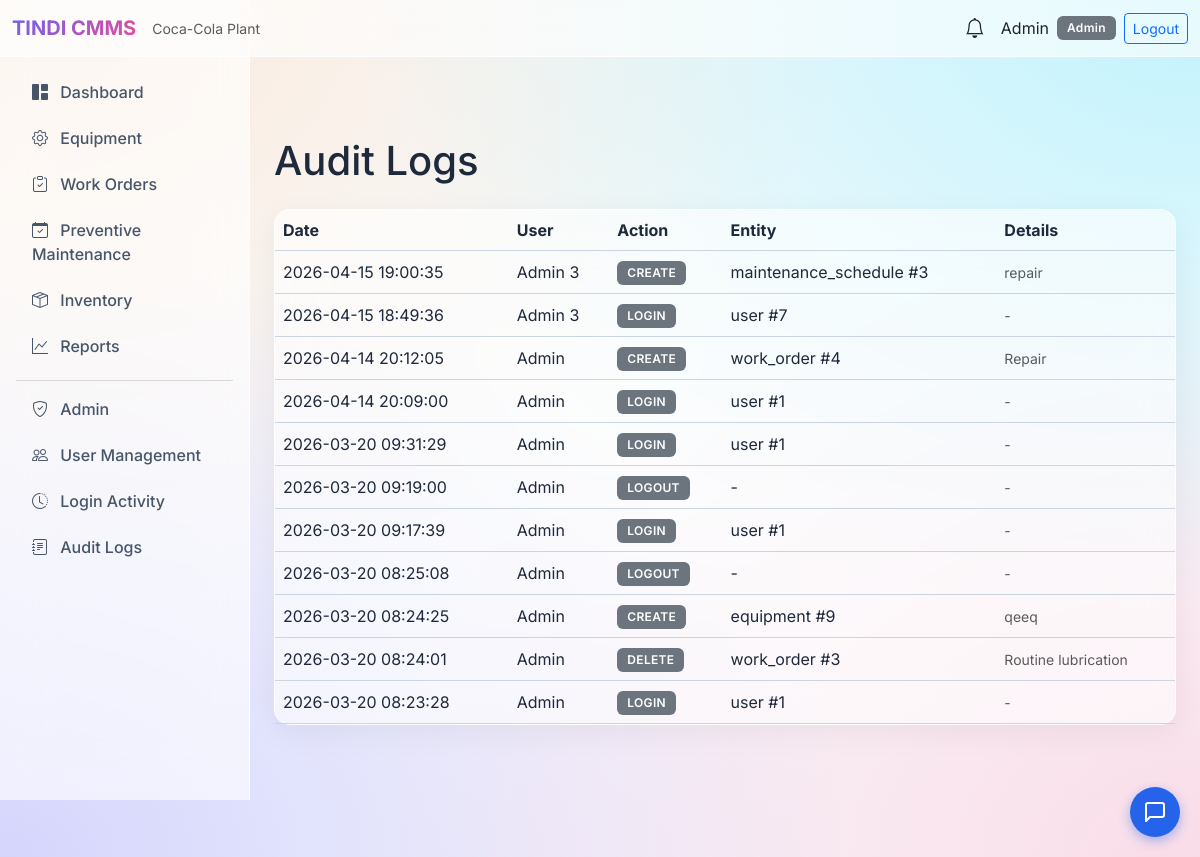
Screenshot of /audit-logs (signed in) with the database file from the repository.
### tables this page shows
CREATE TABLE users (
    id INTEGER PRIMARY KEY AUTOINCREMENT,
    name TEXT NOT NULL,
    email TEXT UNIQUE NOT NULL,
    password_hash TEXT NOT NULL,
    role TEXT NOT NULL CHECK(role IN ('Admin', 'Maintenance Manager', 'Technician', 'Store Manager')),
    is_active INTEGER DEFAULT 1,
    created_at TIMESTAMP DEFAULT CURRENT_TIMESTAMP,
    updated_at TIMESTAMP DEFAULT CURRENT_TIMESTAMP
, last_login TIMESTAMP, password TEXT);

CREATE TABLE audit_logs (
    id INTEGER PRIMARY KEY AUTOINCREMENT,
    user_id INTEGER,
    action TEXT NOT NULL,
    entity_type TEXT,
    entity_id INTEGER,
    old_value TEXT,
    new_value TEXT,
    ip_address TEXT,
    created_at TIMESTAMP DEFAULT CURRENT_TIMESTAMP,
    FOREIGN KEY (user_id) REFERENCES users(id)
);

### app/routes/audit_routes.py (the view)
@audit_bp.route('/audit-logs')
@login_required
@role_required('Admin')
def audit_logs():
    logs = get_recent(limit=200)
    return render_template('audit/list.html', logs=logs)

### app/models/audit_log.py (called while the page is built, shortened)
def get_recent(limit=100, user_id=None):
    return execute_query(
        """SELECT al.*, u.name as user_name FROM audit_logs al
           LEFT JOIN users u ON al.user_id = u.id
           ORDER BY al.created_at DESC LIMIT ?""",
        (limit,), fetch_all=True
    )

### app/models/notification.py (called while the page is built)
def get_unread(user_id):
    return execute_query(
        "SELECT * FROM notifications WHERE user_id = ? AND is_read = 0 ORDER BY created_at DESC",
        (user_id,), fetch_all=True
    )

### app/models/user.py (called while the page is built)
def get_by_id(user_id):
    return execute_query(
        "SELECT id, name, email, role, is_active FROM users WHERE id = ?",
        (user_id,), fetch_one=True
    )

### app/routes/auth_routes.py (called while the page is built)
def login_required(f):
    @wraps(f)
    def decorated(*args, **kwargs):
        if 'user_id' not in session:
            flash('Please log in to access this page.', 'warning')
            return redirect(url_for('auth.login'))
        return f(*args, **kwargs)
    return decorated

def role_required(*allowed_roles):
    def decorator(f):
        @wraps(f)
        def decorated(*args, **kwargs):
            if 'user_id' not in session:
                flash('Please log in.', 'warning')
                return redirect(url_for('auth.login'))
            user = get_by_id(session['user_id'])
            if not user or user['role'] not in allowed_roles:
                flash('Access denied. Insufficient permissions.', 'danger')
                return redirect(url_for('main.dashboard'))
            return f(*args, **kwargs)
        return decorated
    return decorator

### database/db.py (called while the page is built)
def get_connection():
    conn = sqlite3.connect(DATABASE)
    conn.row_factory = sqlite3.Row
    conn.execute("PRAGMA foreign_keys = ON")
    return conn

def execute_query(query, params=(), fetch_one=False, fetch_all=False, commit=True):
    conn = get_connection()
    cursor = conn.cursor()
    cursor.execute(query, params)
    result = None
    if fetch_one:
        row = cursor.fetchone()
        result = dict(row) if row else None
    elif fetch_all:
        rows = cursor.fetchall()
        result = [dict(row) for row in rows]
    else:
        if commit:
            conn.commit()
        result = cursor.lastrowid
    conn.close()
    return result

### templates/audit/list.html (shortened to what this page needs)
{% extends "base.html" %}
{% block content %}
<h1 class="mb-4">Audit Logs</h1>
<div class="card">
    <div class="table-responsive">
        <table class="table table-dark table-hover mb-0">
            <thead>
                <tr>
                    <th>Date</th>
                    <th>User</th>
                    <th>Action</th>
                    <th>Entity</th>
                    <th>Details</th>
                </tr>
            </thead>
            <tbody>
                {% for log in logs %}
                <tr>
                    <td>{{ log.created_at }}</td>
                    <td>{{ log.user_name or '-' }}</td>
                    <td><span class="badge bg-secondary">{{ log.action }}</span></td>
                    <td>{{ log.entity_type or '-' }} {% if log.entity_id %}#{{ log.entity_id }}{% endif %}</td>
                    <td class="small text-muted">{{ log.new_value or log.old_value or '-' }}</td>
                </tr>
                {% else %}
                <tr><td colspan="5" class="text-center text-muted">No audit logs.</td></tr>
                {% endfor %}
            </tbody>
        </table>
    </div>
</div>
{% endblock %}

### templates/base.html (shortened to what this page needs)
<!DOCTYPE html>
<html lang="en">
<head>
    <link href="https://cdn.jsdelivr.net/npm/bootstrap@5.3.2/dist/css/bootstrap.min.css" rel="stylesheet">
    <link href="https://cdn.jsdelivr.net/npm/bootstrap-icons@1.11.1/font/bootstrap-icons.css" rel="stylesheet">
</head>
<body>
    {% if current_user %}
    <nav class="navbar navbar-expand-lg navbar-light navbar-custom">
        <div class="container-fluid">
            <a class="navbar-brand brand-gradient fw-bold" href="{{ url_for('main.dashboard') }}">TINDI CMMS</a>
            <span class="text-muted small">Coca-Cola Plant</span>
            <div class="ms-auto d-flex align-items-center">
                <div class="dropdown me-3">
                    <a class="text-dark position-relative" href="#" data-bs-toggle="dropdown" aria-expanded="false" id="notifDropdown">
                        <i class="bi bi-bell{% if notifications and notifications|length > 0 %}-fill{% endif %} fs-5" style="{% if notifications and notifications|length > 0 %}color: #6366f1;{% endif %}"></i>
                    </a>
                </div>
                <span class="text-dark me-2">{{ current_user.name }}</span>
                <span class="badge bg-secondary">{{ current_user.role }}</span>
                <a href="{{ url_for('auth.logout') }}" class="btn btn-outline-primary btn-sm ms-2">Logout</a>
            </div>
        </div>
    </nav>
    <div class="d-flex">
        <aside class="sidebar position-fixed top-0 start-0 vh-100"
            style="width: var(--sidebar-width); padding-top: 56px;">
            <nav class="nav flex-column p-3">
                <a class="nav-link rounded"
                    href="{{ url_for('admin.dashboard') if current_user.role == 'Admin' else url_for('main.dashboard') }}"><i
                        class="bi bi-grid-1x2-fill me-2"></i> Dashboard</a>
                {% if current_user.role in ['Admin', 'Maintenance Manager', 'Technician'] %}
                <a class="nav-link rounded" href="{{ url_for('equipment.list_equipment') }}"><i
                        class="bi bi-gear me-2"></i> Equipment</a>
                {% endif %}
                {% if current_user.role in ['Admin', 'Maintenance Manager', 'Technician'] %}
                <a class="nav-link rounded" href="{{ url_for('work_order.list_work_orders') }}"><i
                        class="bi bi-clipboard-check me-2"></i> Work Orders</a>
                {% endif %}
                {% if current_user.role in ['Admin', 'Maintenance Manager'] %}
                <a class="nav-link rounded" href="{{ url_for('maintenance.list_schedules') }}"><i
                        class="bi bi-calendar-check me-2"></i> Preventive Maintenance</a>
                {% endif %}
                {% if current_user.role in ['Admin', 'Store Manager', 'Maintenance Manager'] %}
                <a class="nav-link rounded" href="{{ url_for('inventory.list_inventory') }}"><i
                        class="bi bi-box-seam me-2"></i> Inventory</a>
                {% endif %}
                {% if current_user.role in ['Admin', 'Maintenance Manager'] %}
                <a class="nav-link rounded" href="{{ url_for('reports.index') }}"><i class="bi bi-graph-up me-2"></i>
                    Reports</a>
                {% endif %}
                {% if current_user.role == 'Admin' %}
                <hr class="border-secondary my-2">
                <a class="nav-link rounded" href="{{ url_for('admin.dashboard') }}"><i
                        class="bi bi-shield-check me-2"></i> Admin</a>
                <a class="nav-link rounded" href="{{ url_for('admin.users') }}"><i class="bi bi-people me-2"></i> User
                    Management</a>
                <a class="nav-link rounded" href="{{ url_for('admin.login_activity') }}"><i
                        class="bi bi-clock-history me-2"></i> Login Activity</a>
                <a class="nav-link rounded" href="{{ url_for('audit.audit_logs') }}"><i
                        class="bi bi-journal-text me-2"></i> Audit Logs</a>
                {% endif %}
            </nav>
        </aside>
        <main class="main-content flex-grow-1 p-4" style="padding-top: 80px !important;">
            {% block content %}{% endblock %}
        </main>
    </div>
    {% else %}
    {% block full_page %}{% endblock %}
    {% endif %}
    {% include 'chatbot_widget.html' %}
</body>
</html>

### templates/base.html (style rules this page uses)
:root { --sidebar-width: 250px; --glass-bg: rgba(255, 255, 255, 0.6); --glass-border: rgba(255, 255, 255, 0.8); --accent-glow: rgba(99, 102, 241, 0.4); }
body { background-color: #f8fafc; background-image: radial-gradient(at 0% 0%, hsla(28,100%,74%,0.25) 0px, transparent 50%), radial-gradient(at 100% 0%, hsla(189,100%,56%,0.25) 0px, transparent 50%), radial-gradient(at 100% 100%, hsla(340,100%,76%,0.25) 0px, transparent 50%), radial-gradient(at 0% 100%, hsla(242,100%,70%,0.25) 0px, transparent 50%); background-attachment: fixed; color: #1e293b; font-family: 'Inter', sans-serif; min-height: 100vh; }
.sidebar { min-height: 100vh; background: var(--glass-bg); backdrop-filter: blur(24px); -webkit-backdrop-filter: blur(24px); border-right: 1px solid var(--glass-border); transition: all 0.3s ease; }
.sidebar .nav-link { color: #475569; border-radius: 8px; margin-bottom: 6px; transition: all 0.3s cubic-bezier(0.4, 0, 0.2, 1); font-weight: 500; }
.main-content { margin-left: var(--sidebar-width); min-height: 100vh; background: transparent; }
.card { background: var(--glass-bg); backdrop-filter: blur(24px); -webkit-backdrop-filter: blur(24px); border: 1px solid var(--glass-border); border-radius: 16px; color: #1e293b; box-shadow: 0 8px 32px rgba(0, 0, 0, 0.05); transition: transform 0.3s ease, box-shadow 0.3s ease; }
.table { color: #1e293b; vertical-align: middle; }
.table-dark { --bs-table-bg: transparent; --bs-table-color: #1e293b; --bs-table-border-color: #cbd5e1; --bs-table-striped-bg: rgba(0, 0, 0, 0.02); --bs-table-striped-color: #1e293b; --bs-table-hover-bg: rgba(0, 0, 0, 0.04); --bs-table-hover-color: #1e293b; color: #1e293b; border-color: #cbd5e1; }
.navbar-custom { background: var(--glass-bg) !important; backdrop-filter: blur(24px); -webkit-backdrop-filter: blur(24px); border-bottom: 1px solid var(--glass-border); z-index: 1030; }
.brand-gradient { background: linear-gradient(135deg, #6366f1 0%, #ec4899 100%); -webkit-background-clip: text; background-clip: text; -webkit-text-fill-color: transparent; text-shadow: none; }
.badge { padding: 6px 10px; border-radius: 6px; font-weight: 600; letter-spacing: 0.3px; }

### rows the page displays
users: name "Admin", role "Admin"
audit_logs: created_at "2026-04-15 19:00:35", name "Admin 3", action "CREATE", entity_type "maintenance_schedule", entity_id "3", new_value "repair"
audit_logs: created_at "2026-04-15 18:49:36", name "Admin 3", action "LOGIN", entity_type "user", entity_id "7", new_value "-"
audit_logs: created_at "2026-04-14 20:12:05", name "Admin", action "CREATE", entity_type "work_order", entity_id "4", new_value "Repair"
audit_logs: created_at "2026-04-14 20:09:00", name "Admin", action "LOGIN", entity_type "user", entity_id "1", new_value "-"
audit_logs: created_at "2026-03-20 09:31:29", name "Admin", action "LOGIN", entity_type "user", entity_id "1", new_value "-"
audit_logs: created_at "2026-03-20 09:19:00", name "Admin", action "LOGOUT", entity_type "-", new_value "-"
audit_logs: created_at "2026-03-20 09:17:39", name "Admin", action "LOGIN", entity_type "user", entity_id "1", new_value "-"
audit_logs: created_at "2026-03-20 08:25:08", name "Admin", action "LOGOUT", entity_type "-", new_value "-"
audit_logs: created_at "2026-03-20 08:24:25", name "Admin", action "CREATE", entity_type "equipment", entity_id "9", new_value "qeeq"
audit_logs: created_at "2026-03-20 08:24:01", name "Admin", action "DELETE", entity_type "work_order", entity_id "3", old_value "Routine lubrication"
audit_logs: created_at "2026-03-20 08:23:28", name "Admin", action "LOGIN", entity_type "user", entity_id "1", new_value "-"
